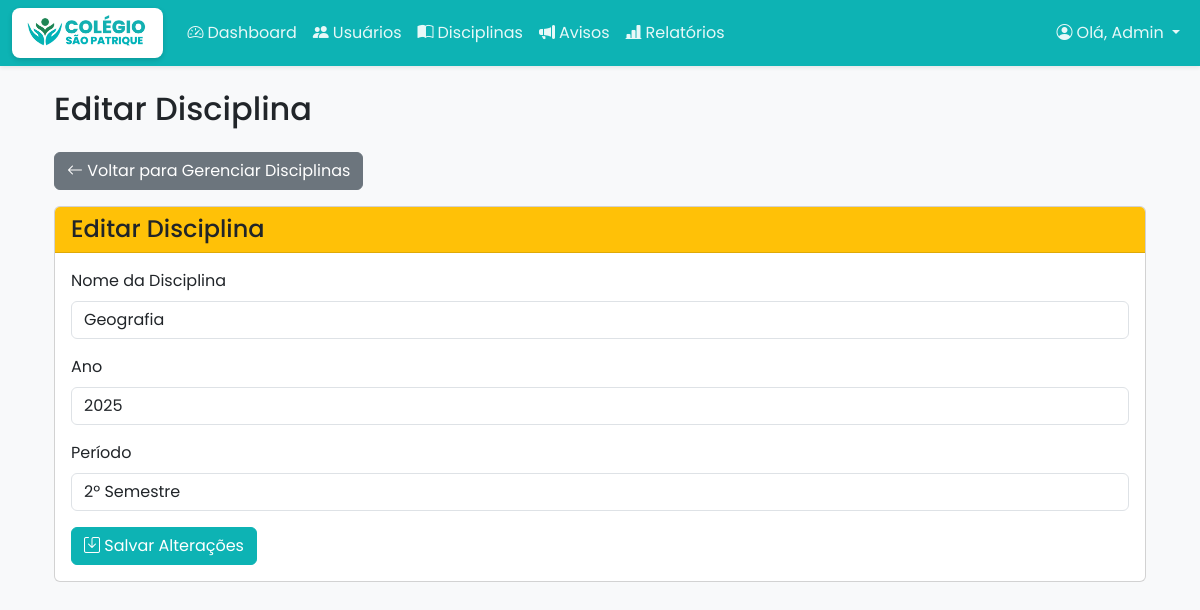
Screenshot of /disciplina/1/editar (signed in) with the database file from the repository.
### tables this page shows
CREATE TABLE disciplina (
    id INTEGER PRIMARY KEY AUTOINCREMENT,
    nome TEXT NOT NULL,
    ano INTEGER NOT NULL,
    periodo TEXT -- Ex: "1Âº Semestre", "Anual"
);

### app.py (the view, shortened to what this page needs)
@app.route('/disciplina/<int:disciplina_id>/editar', methods=('GET', 'POST'))
@role_required('gestor')
def editar_disciplina(disciplina_id):
    conn = get_db_connection()
    disciplina = conn.execute('SELECT * FROM disciplina WHERE id = ?', (disciplina_id,)).fetchone()
    conn.close()
    return render_template('editar_disciplina.html', disciplina=disciplina)

### app.py (called while the page is built, shortened)
def role_required(*allowed_roles):
    def decorator(f):
        @wraps(f)
        def decorated_function(*args, **kwargs):
            if "user_id" not in session:
                flash("Você precisa estar logado para acessar esta página.", "warning")
                return redirect(url_for("login"))
            user_role = session.get("user_type") # Usar user_type conforme definido no login
            return f(*args, **kwargs)
        return decorated_function
    return decorator

def get_db_connection():
    conn = sqlite3.connect('escola.db')
    conn.row_factory = sqlite3.Row
    return conn

### templates/editar_disciplina.html
{% extends 'base.html' %}
{% block content %}
    <div class="container mt-4">
        <h2 class="mb-4">Editar Disciplina</h2>
        <a href="{{ url_for('disciplinas') }}" class="btn btn-secondary mb-3">
            <i class="bi bi-arrow-left"></i> Voltar para Gerenciar Disciplinas
        </a>
        <div class="card">
            <div class="card-header bg-warning text-dark">
                <h4 class="mb-0">Editar Disciplina</h4>
            </div>
            <div class="card-body">
                <form method="post">
                    <div class="mb-3">
                        <label for="nome" class="form-label">Nome da Disciplina</label>
                        <input type="text" class="form-control" id="nome" name="nome" value="{{ disciplina['nome'] }}" required>
                    </div>
                    <div class="mb-3">
                        <label for="ano" class="form-label">Ano</label>
                        <input type="text" class="form-control" id="ano" name="ano" value="{{ disciplina['ano'] }}" required>
                    </div>
                    <div class="mb-3">
                        <label for="periodo" class="form-label">Período</label>
                        <input type="text" class="form-control" id="periodo" name="periodo" value="{{ disciplina['periodo'] }}">
                    </div>
                    <button type="submit" class="btn btn-primary">
                        <i class="bi bi-save"></i> Salvar Alterações
                    </button>
                </form>
            </div>
        </div>
    </div>
{% endblock %}

### static/css/style.css (style rules this page uses)
:root { --cor-primaria: #0db3b4; --cor-secundaria: #9fa7ae; --cor-sucesso: #198754; --cor-perigo: #dc3545; --cor-aviso: #ffc107; --cor-info: #07a1a1; --cor-fundo: #f8f9fa; --cor-texto: #212529; }
body { font-family: 'Poppins', sans-serif; background-color: var(--cor-fundo); color: var(--cor-texto); }
.btn-primary { background-color: var(--cor-primaria); border-color: var(--cor-primaria); }
.card-header { background-color: rgba(0, 0, 0, 0.05); border-bottom: 1px solid rgba(0, 0, 0, 0.125); }
a { color: var(--cor-primaria); }

### rows the page displays
disciplina: nome "Geografia", ano "2025", periodo "2º Semestre"

### other values shown
{{ session.user_name.split()[0] }} "Admin"
